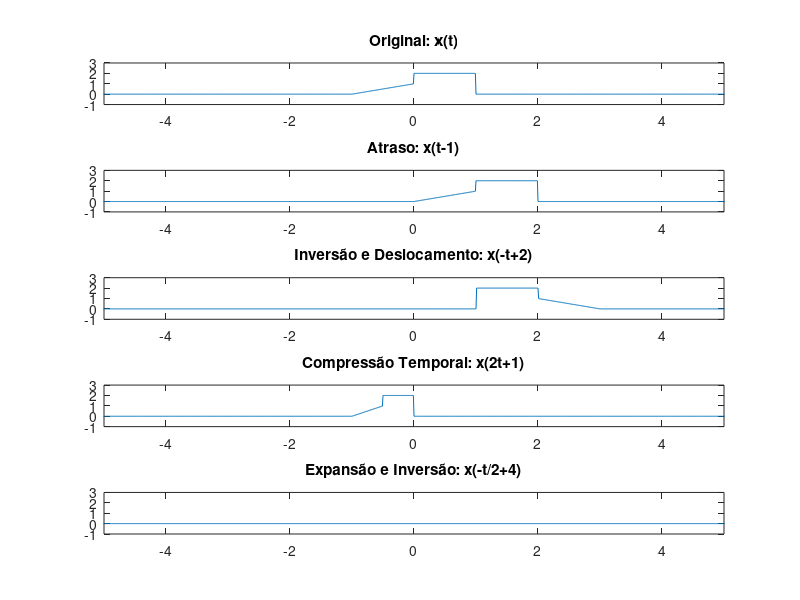
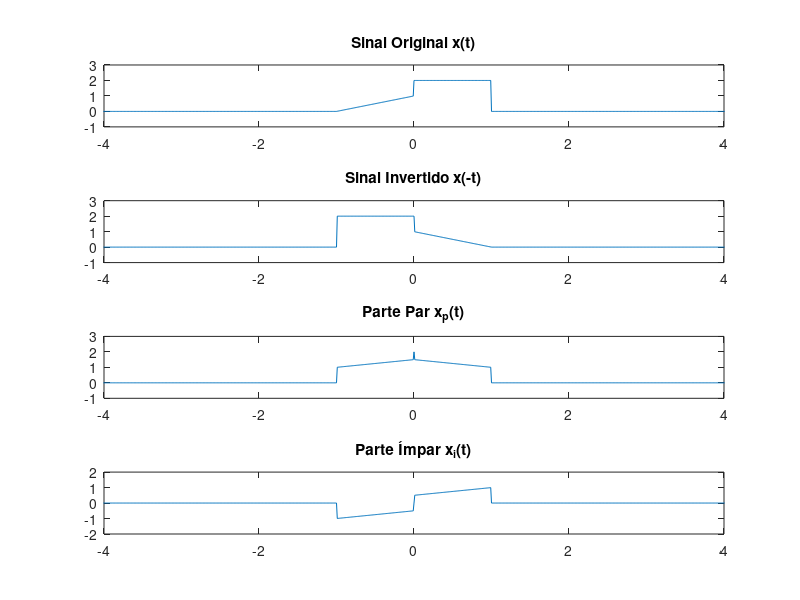
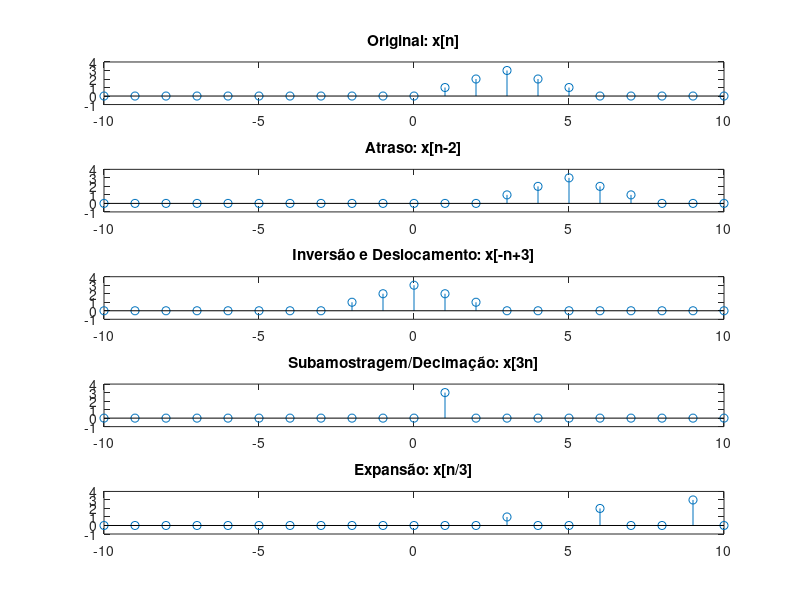
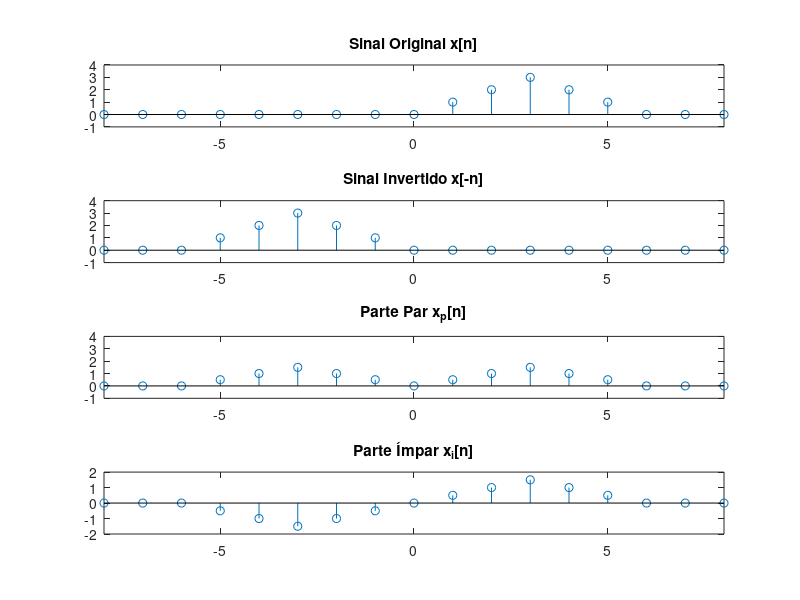

These figures' MATLAB source, in order:
% TEMPO CONTÍNUO

% Definição do vetor do tempo e função degrau unitário
t = -10:0.01:10;
u = @(t) t >= 0;

% Sinal base contínuo assimétrico x(t)
x_tc = @(t) (t+1).*(u(t+1)-u(t)) + 2*(u(t)-u(t-1));

% --- Figura 1: Transformações Temporais ---
figure(1)
subplot(5,1,1); plot(t, x_tc(t));       title('Original: x(t)');                 axis([-5 5 -1 3]);
subplot(5,1,2); plot(t, x_tc(t-1));     title('Atraso: x(t-1)');                 axis([-5 5 -1 3]);
subplot(5,1,3); plot(t, x_tc(-t+2));    title('Inversão e Deslocamento: x(-t+2)'); axis([-5 5 -1 3]);
subplot(5,1,4); plot(t, x_tc(2*t+1));   title('Compressão Temporal: x(2t+1)');   axis([-5 5 -1 3]);
subplot(5,1,5); plot(t, x_tc(-t/2+4));  title('Expansão e Inversão: x(-t/2+4)'); axis([-5 5 -1 3]);

% --- Figura 2: Decomposição Par e Ímpar ---
xp_tc = @(t) (x_tc(t) + x_tc(-t)) / 2; % Parte Par
xi_tc = @(t) (x_tc(t) - x_tc(-t)) / 2; % Parte Ímpar

figure(2)
subplot(4,1,1); plot(t, x_tc(t));    title('Sinal Original x(t)'); axis([-4 4 -1 3]);
subplot(4,1,2); plot(t, x_tc(-t));   title('Sinal Invertido x(-t)'); axis([-4 4 -1 3]);
subplot(4,1,3); plot(t, xp_tc(t));   title('Parte Par x_p(t)');    axis([-4 4 -1 3]);
subplot(4,1,4); plot(t, xi_tc(t));   title('Parte Ímpar x_i(t)');  axis([-4 4 -2 2]);


% TEMPO DISCRETO

% Definição do vetor discreto e impulso unitário
n = -10:10;
imp = @(n) (n == 0);

% Sinal base discreto x[n]
x_td = @(n) imp(n-1) + 2*imp(n-2) + 3*imp(n-3) + 2*imp(n-4) + imp(n-5);

% --- Figura 3: Transformações Temporais ---
figure(3)
subplot(5,1,1); stem(n, x_td(n));     title('Original: x[n]');                 axis([-10 10 -1 4]);
subplot(5,1,2); stem(n, x_td(n-2));   title('Atraso: x[n-2]');                 axis([-10 10 -1 4]);
subplot(5,1,3); stem(n, x_td(-n+3));  title('Inversão e Deslocamento: x[-n+3]'); axis([-10 10 -1 4]);
subplot(5,1,4); stem(n, x_td(3*n));   title('Subamostragem/Decimação: x[3n]'); axis([-10 10 -1 4]);
subplot(5,1,5); stem(n, x_td(n/3));   title('Expansão: x[n/3]');               axis([-10 10 -1 4]);

% --- Figura 4: Decomposição Par e Ímpar ---
xp_td = @(n) (x_td(n) + x_td(-n)) / 2; % Parte Par Discreta
xi_td = @(n) (x_td(n) - x_td(-n)) / 2; % Parte Ímpar Discreta

figure(4)
subplot(4,1,1); stem(n, x_td(n));    title('Sinal Original x[n]'); axis([-8 8 -1 4]);
subplot(4,1,2); stem(n, x_td(-n));   title('Sinal Invertido x[-n]'); axis([-8 8 -1 4]);
subplot(4,1,3); stem(n, xp_td(n));   title('Parte Par x_p[n]');    axis([-8 8 -1 4]);
subplot(4,1,4); stem(n, xi_td(n));   title('Parte Ímpar x_i[n]');  axis([-8 8 -2 2]);
